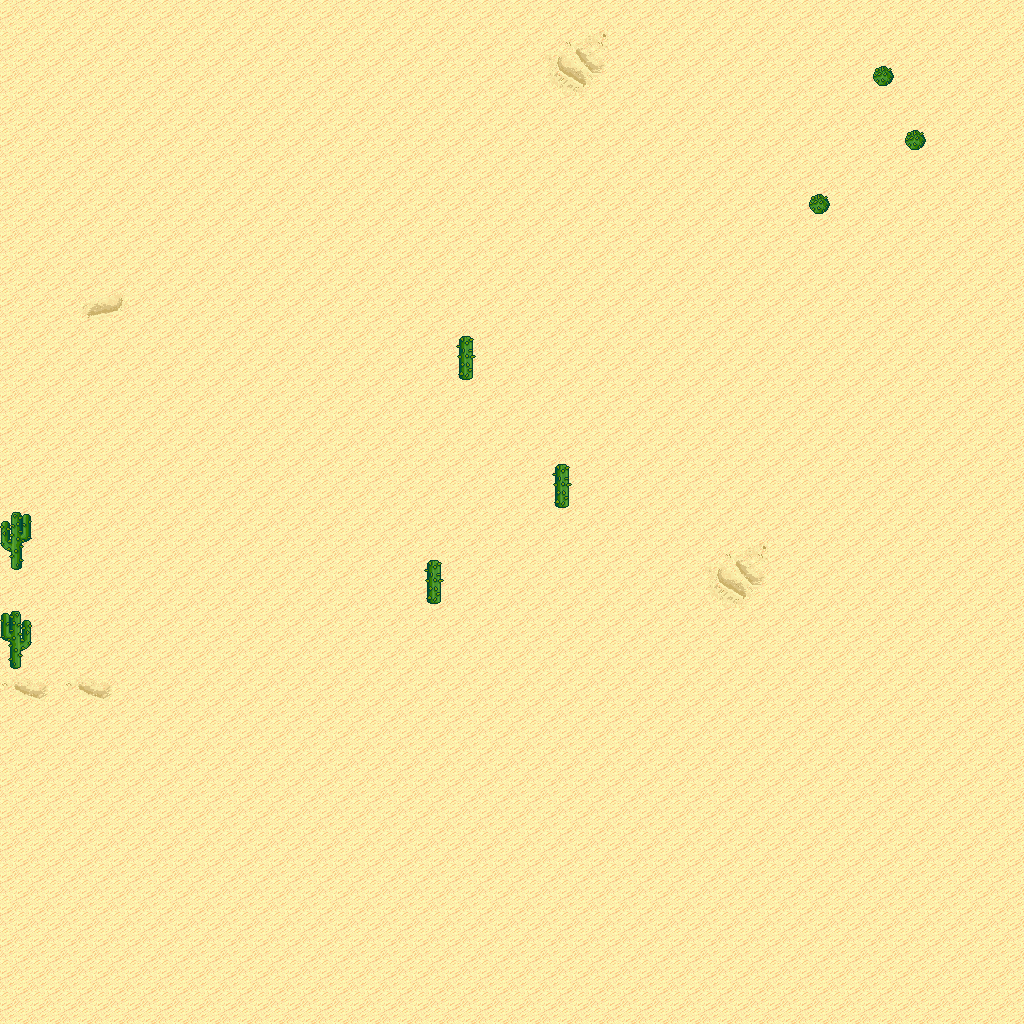

Below is a game level as drawn by its tile map, then a one-line description and the .tmx that defines it (tile-layer data replaced by summaries):
An orthogonal 32x32 tile map with 32x32 px tiles, 5 tile layers (Ground, Objects, Objects2, Above, ...), 1 hidden layer not drawn, 11 tilesets.

<map version="1.10" tiledversion="1.11.0" orientation="orthogonal" renderorder="right-down" width="32" height="32" tilewidth="32" tileheight="32" infinite="0" nextlayerid="11" nextobjectid="1">
 <tileset firstgid="1" name="logic_collision" tilewidth="32" tileheight="32" tilecount="1" columns="1">
  <image source="../drawable/logic_collision.png" width="32" height="32" />
 </tileset>
 <tileset firstgid="2" name="ground_ground" tilewidth="32" tileheight="32" tilecount="33" columns="3">
  <image source="../drawable/ground_ground.png" width="96" height="352" />
 </tileset>
 <tileset firstgid="35" name="ground_ridge_earth_pale" tilewidth="32" tileheight="32" tilecount="96" columns="12">
  <image source="../drawable/ground_ridge_earth_pale.png" width="384" height="256" />
 </tileset>
 <tileset firstgid="131" name="ground_ridge_earth_dark" tilewidth="32" tileheight="32" tilecount="96" columns="12">
  <image source="../drawable/ground_ridge_earth_dark.png" width="384" height="256" />
 </tileset>
 <tileset firstgid="227" name="terrain_desert" tilewidth="32" tileheight="32" tilecount="88" columns="8">
  <image source="../drawable/terrain_desert.png" width="256" height="352" />
 </tileset>
 <tileset firstgid="315" name="ground_sand_2" tilewidth="32" tileheight="32" tilecount="15" columns="5">
  <image source="../drawable/ground_sand_2.png" width="160" height="96" />
 </tileset>
 <tileset firstgid="330" name="plant_cactus_2" tilewidth="32" tileheight="32" tilecount="10" columns="5">
  <image source="../drawable/plant_cactus_2.png" width="160" height="64" />
 </tileset>
 <tileset firstgid="340" name="plant_cactus" tilewidth="32" tileheight="32" tilecount="2" columns="1">
  <image source="../drawable/plant_cactus.png" width="32" height="64" />
 </tileset>
 <tileset firstgid="342" name="plant_tree_evergreen" tilewidth="32" tileheight="32" tilecount="36" columns="3">
  <image source="../drawable/plant_tree_evergreen.png" width="96" height="384" />
 </tileset>
 <tileset firstgid="378" name="ground_rock_pebbles" tilewidth="32" tileheight="32" tilecount="3" columns="1">
  <image source="../drawable/ground_rock_pebbles.png" width="32" height="96" />
 </tileset>
 <tileset firstgid="381" name="plant_star_shaped_plants" tilewidth="32" tileheight="32" tilecount="6" columns="2">
  <image source="../drawable/plant_star_shaped_plants.png" width="64" height="96" />
 </tileset>
 <layer id="1" name="Ground" width="32" height="32">
  <data>[1024 cells, 1024 non-empty, 9 distinct tile ids]</data>
 </layer>
 <layer id="2" name="Objects" width="32" height="32">
  <data>[1024 cells, 8 non-empty, 4 distinct tile ids]</data>
 </layer>
 <layer id="3" name="Objects2" width="32" height="32">
  <data>[1024 cells, 0 non-empty, 0 distinct tile ids]</data>
 </layer>
 <layer id="4" name="Above" width="32" height="32">
  <data>[1024 cells, 5 non-empty, 3 distinct tile ids]</data>
 </layer>
 <layer id="5" name="Above2" width="32" height="32">
  <data>[1024 cells, 0 non-empty, 0 distinct tile ids]</data>
 </layer>
 <layer id="6" name="Walkable" width="32" height="32" visible="0">
  <data>[1024 cells, 8 non-empty, 1 distinct tile ids]</data>
 </layer>
 <objectgroup id="7" name="Mapevents" />
 <objectgroup id="8" name="Spawn" />
 <objectgroup id="9" name="Keys" />
 <objectgroup id="10" name="Replace" />
</map>
